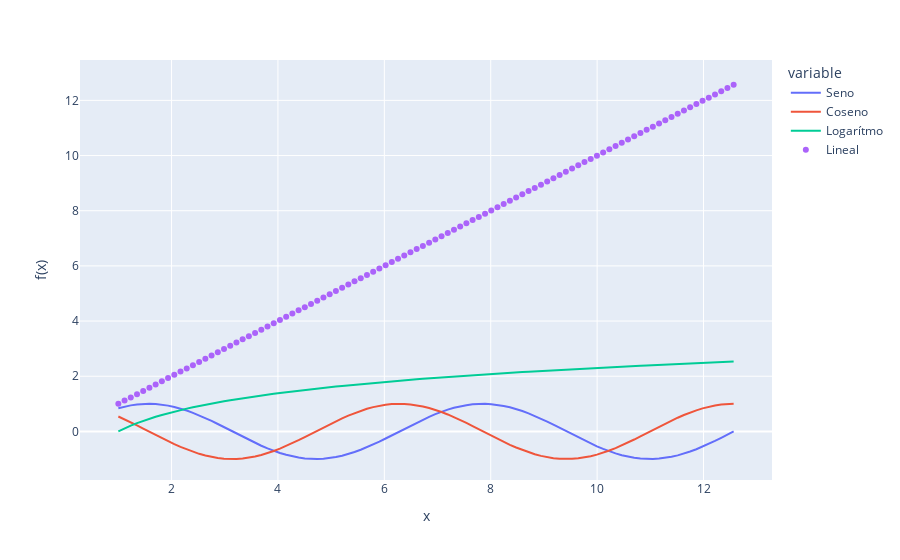

Source (notebook cell):
### Markdown cell above
Se puede manipular la figura para añadir contenido nuevo. Por ejemplo, si quisiéramos añadir una nueva línea a una figura generada previamente, deberíamos crear un objeto del módulo **_Plotly Graph Objects_** (**`go`**) y añadirlo a la figura.

En este ejemplo, añadiremos una línea con el método **`go.Scatter`**, que permite crear figuras de dos dimensiones en forma de líneas o figuras de tipo dispersión de acuerdo a los argumentos de personalización utilizados para generarlos.

### Code cell
fig.add_trace(go.Scatter(x = x,  # Datos del eje X.
                         y = x,  # Datos del eje Y.
                         name = 'Lineal', # Nombre del objeto Scatter.
                         mode='markers'   # Modo de la línea (Líneas y puntos)
                         ))
